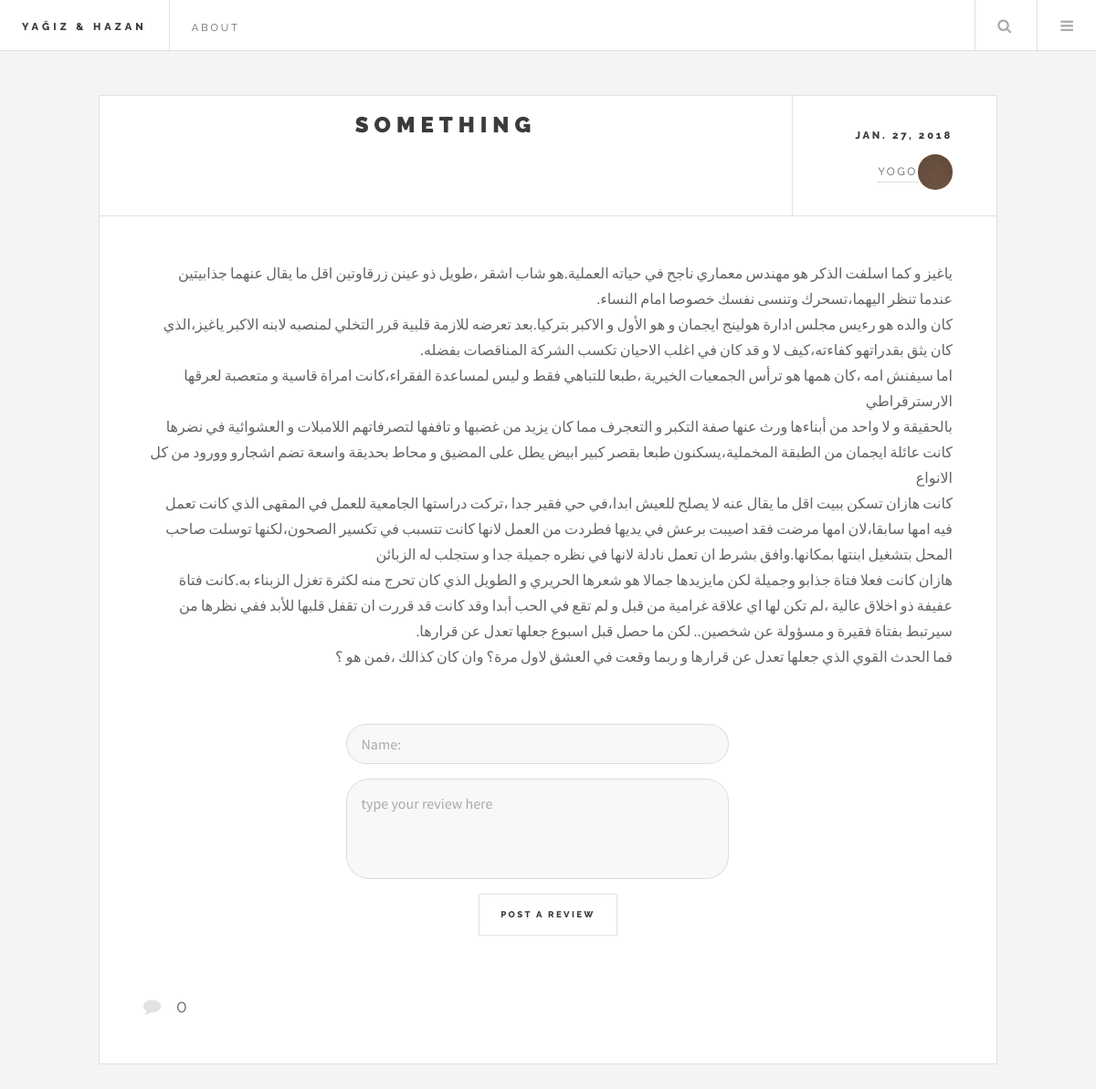
Page /story/11/page/1/ on the committed database.
### egamen/models.py (models this page shows, shortened)
class Story(models.Model):
    Lang =(
        ("AF", "Afrikanns"),
        ("SQ", "Albanian"),
        ("AR", "Arabic"),
        ("HY", "Armenian"),
        ("EU", "Basque"),
        ("BN", "Bengali"),
        ("BG", "Bulgarian"),
        ("CA", "Catalan"),
        ("KM", "Cambodian"),
        ("ZH", "Chinese(Mandarin)"),
        ("HR", "Croation"),
        ("CS", "Czech"),
        ("DA", "Danish"),
        ("NL", "Dutch"),
        ("EN", "English"),
        ("ET", "Estonian"),
        ("FJ", "Fiji"),
        ("FI", "Finnish"),
        ("FR", "French"),
        ("KA", "Georgian"),
        ("DE", "German"),
        ("EL", "Greek"),
        ("GU", "Gujarati"),
        ("HE", "Hebrew"),
        ("HI", "Hindi"),
        ("HU", "Hungarian"),
        ("IS", "Icelandic"),
        ("ID", "Indonesian"),
        ("GA", "Irish"),
        ("IT", "Italian"),
        ("JA", "Japanese"),
        ("JW", "Javanese"),
        ("KO", "Korean"),
        ("LA", "Latin"),
        ("LV", "Latvian"),
        ("LT", "Lithuanian"),
        ("MK", "Macedonian"),
        ("MS", "Malay"),
        ("ML", "Malayalam"),
        ("MT", "Maltese"),
        ("MI", "Maori"),
        ("MR", "Marathi"),
        ("MN", "Mongolian"),
        ("NE", "Nepali"),
        ("NO", "Norwegian"),
        ("FA", "Persian"),
        ("PL", "Polish"),
        ("PT", "Portuguese"),
        ("PA", "Punjabi"),
        ("QU", "Quechua"),
        ("RO", "Romanian"),
        ("RU", "Russian"),
        ("SM", "Samoan"),
        ("SR", "Serbian"),
        ("SK", "Slovak"),
        ("SL", "Slovenian"),
        ("ES", "Spanish"),
        ("SW", "Swahili"),
        ("SV", "Swedish"),
        ("TA", "Tamil"),
        ("TT", "Tatar"),
        ("TE", "Telugu"),
        ("TH", "Thai"),
        ("BO", "Tibetan"),
        ("TO", "Tonga"),
        ("TR", "Turkish"),
        ("UK", "Ukranian"),
        ("UR", "Urdu"),
        ("UZ", "Uzbek"),
        ("VI", "Vietnamese"),
        ("CY", "Welsh"),
        ("XH", "Xhosa"),
    )
    title = models.CharField(max_length=100, null=False)
    author = models.ForeignKey(User, on_delete=models.CASCADE)
    summary = models.TextField(max_length=500, null= False)
    pub_date = models.DateField(auto_now_add=True, blank=False, null=False)
    update_time = models.DateField(null=True)
    has_chapter = models.BooleanField(default=False, editable=False)
    language = models.CharField(choices=Lang, default=Lang[2], max_length=3)
    story_cover = models.FileField()

class Chapter(models.Model):
    story = models.ForeignKey(Story, on_delete=models.CASCADE)
    chapter_number = models.IntegerField(editable=False, default=1)
    chapter_title = models.CharField(max_length=250, null=True)
    chapter = models.TextField()

### egamen/views.py (the view, shortened to what this page needs)
# urls.py: url(r'^story/(?P<story_id>[0-9]+)/page/(?P<page>[0-9]+)/$', views.post, name="post_chapter"),
def post(request, story_id, page=1):
    story = Story.objects.get(id=story_id)
    chapters = story.chapter_set.all()
    paginator = Paginator(chapters, 1)
    chapter = Chapter.objects.get(id=page)
    count = story.comments_set.all().count
    number = chapters.count()
    if number >= 1:
        try:
            chapters = paginator.page(page)
        except PageNotAnInteger:
            chapters = paginator.page(1)
        except EmptyPage:
            chapters = paginator.page(paginator.num_pages)
        return render(request, 'single.html', {'story': story, 'chapters': chapters, 'count' : count})

### templates/single.html (shortened to what this page needs)
{% extends 'base.html' %}
{%block content%}
{% load static %}
<div id="main"  align="right">
<div id="main">
    <article class="post">
        <header>
            <div class="title">
                <h2  align="center">{{story.title}}</h2>
            </div>
            	<div class="meta">
										{%if story.update_time  %}
										<time class="published" datetime="2015-11-01">{{story.update_time}}</time>
										{%else%}
										<time class="published" datetime="2015-11-01">{{story.pub_date}}</time>
										{% endif %}
										<a href="#" class="author"><span class="name">{{story.author}}</span><img src="images/avatar.jpg" alt="" /></a>
									</div>
        </header>
         {% for chapter in chapters %}
                 {% autoescape off%}
        {% if story.language == 'AR' %}
        <div align="right">
            {%else%}
            <div align="left">
                {%endif%}
                               {{chapter.chapter}}
                                {% endautoescape %}
            </div>
        <div align="center">
<form method="post">
        <ul class="actions pagination">
                                            {% if not request.user.is_authenticated%}
											<li class="6u$">
												<input id="writer" type="text" name="writer" placeholder="Name:">
											</li>
                                            {% endif%}
											<li class="6u$">
												<textarea id="comment" name = "comment" placeholder="type your review here" rows="3"></textarea>
											</li>
											<li class="6u$">
												<ul class="actions">
													<li><input type="submit" value="post a review" id="submit"></li>
												</ul>
											</li>
        </ul>
    </form>
            </div>
                    {% endfor %}
        <footer>
            <ul class="stats">
                <li><a href="{% url 'egamen:comments' story.id 1%}" class="icon fa-comment fa-2x ">{{count}}</a></li>
            </ul>
        </footer>
    </article>
</div>
{% endblock %}

### rows in the picture
Story: title "SOMETHING", pub_date "JAN. 27, 2018", author "YOGO", id "0"
Chapter: chapter "ياغيز و كما اسلفت الذكر هو مهندس معماري ناجح في حياته العملية.هو شاب اشقر ،طويل ذو عينن زرقاوتين اقل ما يقال عنهما جذابيتين عندما تنظر اليهما،تسحرك وتنسى نفسك خصوصا امام النساء. كان والده هو رءيس مجلس ادارة هولينج ايجمان و هو الأول و الاكبر بتركيا.بعد تعرضه للازمة قلبية قرر التخلي لمنصبه لابنه الاكبر ياغيز،الذي كان يثق بقدراتهو كفاءته،كيف لا و قد كان في اغلب الاحيان تكسب الشركة المناقصات بفضله. اما سيفنش امه ،كان همها هو ترأس الجمعيات الخيرية ،طبعا للتباهي فقط و ليس لمساعدة الفقراء،كانت امراة قاسية و متعصبة لعرقها الارسترقراطي بالحقيقة و لا واحد من أبناءها ورث عنها صفة التكبر و التعجرف مما كان يزيد من غضبها و تاففها لتصرفاتهم اللامبلات و العشوائية في نضرها كانت عائلة ايجمان من الطبقة…"
